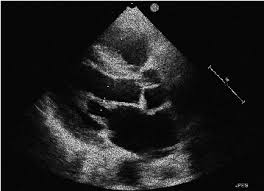
#> input picture Echocardiography/echocardiography_speckle_noise.jpg, 264 x 191 px, found by its file name
$ python cobacoba.py
#> lines starting #> are read from the running program, lines starting #| are printed output that depends on the picture
#> further down, img is the input picture: shape (191, 264); min 0, max 249, mean 30.2
### contrastenhancement.py
import cv2
import numpy as np

# [15 lines left out: functions preprocessing_log, log_transform, not called in this run]


def gammacorrection(src, gamma):
    #nilai dari gamma (G) akan mempengaruhi kecerahan dari citra
    #G>1 akan membuat citra menjadi lebih gelap
    #G<1 akan membuat citra menjadi lebih cerah
    #G=1 tidak akan memberikan efek apapun
#> called with gamma = 0.5
    table = np.array([((i / 255.0) ** gamma) * 255
                      for i in range(0, 256)]).astype("uint8")

    return cv2.LUT(src, table)
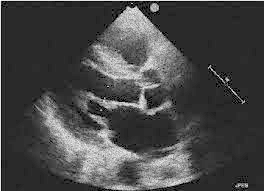
#> returned value: shape (191, 264); min 0, max 251, mean 71.6

### RelaxedMedian.py
def median_filter(src, filter_size):
#> called with filter_size = 3
    src = src.astype("float32")
    data = src.shape
#> data = (191, 264)

    # Menentukan ukuran pixel yang dipakai, baik 3x3, 5x5 atau 7x7
    index = filter_size // 2
    data_final = src.copy()

    # Mengurutkan nilai pixel dari yang terkecil hingga terbesar
    for i in range(index, data[0] - index):
        for j in range(index, data[1] - index):
            temp = []
            for x in range(i - index, i + (index + 1)):
                for y in range(j - index, j + (index + 1)):
                    temp.append(src[x][y])
            # sort the values
            temp.sort()

            # Menentukan nilai tengah
            nilai_tengah = ((filter_size * filter_size) - 1) // 2
            med = temp[nilai_tengah]
            data_final.itemset((i, j), med)
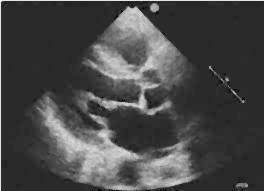
#> data_final: shape (191, 264) float32; min 0, max 251, mean 72.1

    return data_final


def rmf(src, lower, upper):
    if src.ndim == 3:
        src.mean(2)

    med = median_filter(src, 3)

    lower_median = median_filter(src, lower)
    uppper_median = median_filter(src, upper)
#> call 3 of median_filter, with filter_size = 9
#> after the loop in median_filter (call 3), `for i in range(index, data[0] - index):`:
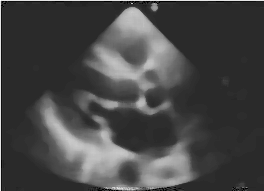
#> data_final: shape (191, 264) float32; min 0, max 251, mean 70.7

    medd = src.copy()

    for i in range(1, src.shape[0] - 1):
        for j in range(1, src.shape[1] - 1):
            if (medd[i, j] != lower_median[i, j]) and (medd[i, j] != uppper_median[i, j]):
                medd[i, j] = med[i, j]

    imgout = medd
    imgout = imgout.astype("uint8")

    return imgout

### despeckling.py
import numpy as np
import warnings
import scipy.ndimage.filters as flt
from scipy.ndimage.filters import uniform_filter
from scipy.ndimage.measurements import variance

# [7 lines left out: function rgb2gray, not called in this run]

def ad(img, niter, K, gamma, option):
#> called with niter = 5, K = 10, gamma = 0.1, option = 1
    if img.ndim == 3:
        img = img.mean(2)
    img = img.astype('float32')
    imgout = img.copy()

    for ii in range(niter):
        for i in range(1, imgout.shape[0] - 1):
            for j in range(1, imgout.shape[1] - 1):
                deltaN = imgout[i, j - 1] - imgout[i, j]
                deltaS = imgout[i, j + 1] - imgout[i, j]
                deltaE = imgout[i + 1, j] - imgout[i, j]
                deltaW = imgout[i - 1, j] - imgout[i, j]

                if option == 1:
                    gN = np.exp(-(deltaN / K) ** 2.)
                    gS = np.exp(-(deltaS / K) ** 2.)
                    gE = np.exp(-(deltaE / K) ** 2.)
                    gW = np.exp(-(deltaW / K) ** 2.)
                elif option == 2:
                    gN = 1. / (1. + (deltaN / K) ** 2)
                    gS = 1. / (1. + (deltaS / K) ** 2)
                    gE = 1. / (1. + (deltaE / K) ** 2)
                    gW = 1. / (1. + (deltaW / K) ** 2)

                imgout[i, j] = imgout[i, j] * (1 - gamma * (gN + gS + gE + gW)) + (gamma * (gN * imgout[i, j - 1] + gS * imgout[i, j + 1] + gE * imgout[i + 1, j] + gW * imgout[i - 1, j]))

    return imgout


# [97 lines left out: functions srad1, ad1, not called in this run]


import numpy as np
import cv2
import warnings


# [132 lines left out: functions SRAD, OSRAD, not called in this run]

### cobacoba.py
from contrastenhancement import *
from RelaxedMedian import *
from despeckling import *
from SRAD import *
from matplotlib import pyplot as plt
from matplotlib import image as mpimg
from parameter import *
import random

#img = cv2.imread("D:\Tugas Akhir Bismillah\Echocardiography\plax sonosite\Frame 12 plax.jpg",0)
#img1 = cv2.imread("D:\Tugas Akhir Bismillah\Echocardiography\Apical_Four_Chamber\Frame 1 A4C.jpg",0)
img = cv2.imread("D:\Tugas Akhir Bismillah\Echocardiography\echocardiography_speckle_noise.jpg",0)
# [7 lines of commented-out code are left out]
kontras = gammacorrection(img, 0.5)
f1 = rmf(kontras, 5, 9)
f2 = ad(kontras, 5, 10, 0.1, 1)#SRAD(kontras, 5, 0.1, 5, 1)
f3 = (f1*f2)
diff = img-f3#cv2.subtract(img,f3)
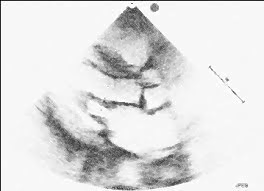
#> diff: shape (191, 264) float32; min -62752, max 30, mean -7474.8; drawn with min black and max white

# get all non black Pixels
cntNotBlack = cv2.countNonZero(img)
#> cntNotBlack = 49845
cntNotBlack1 = cv2.countNonZero(f3)
#> cntNotBlack1 = 50273

# get pixel count of image
height, width = img.shape
#> height = 191; width = 264
print("Height : {0}\nWidth : {1}".format(height,width))
#| Height : 191
#| Width : 264
cntPixels = height*width
#> cntPixels = 50424

#snr1 = signaltonoise(img)
#print("SNR value is "+str(snr1))

# compute all black pixels
cntBlack = cntPixels - cntNotBlack
#> cntBlack = 579
cntBlack1 = cntPixels - cntNotBlack1
#> cntBlack1 = 151

plt.figure(figsize=(40, 30))
plt.subplot(231), plt.imshow(img,cmap='gray'), plt.xlabel("Number of black Pixels: {0}".format(cntBlack))
plt.xticks([]), plt.yticks([]), plt.title("Original Image")
plt.subplot(234), plt.hist(img.ravel(),256,[0,256]), plt.title("Noise Image")#, plt.xlabel("Pixel"), plt.ylabel("Number of Pixel")

plt.subplot(233), plt.imshow(diff,cmap='gray')
plt.xticks([]), plt.yticks([]), plt.title("Image with Speckle noise")
plt.subplot(236), plt.hist(diff.ravel(),  256,[0,256]), plt.xlabel("Pixel"), plt.ylabel("Number of Pixel")

plt.subplot(232), plt.imshow(f3,cmap='gray'), plt.xlabel("Number of black Pixels: {0}".format(cntBlack1))
plt.xticks([]), plt.yticks([]), plt.title("Filtering Image")
plt.subplot(235), plt.hist(f3.ravel(), 256,[0,256]), plt.title("HOSRAD Image")#, plt.xlabel("Pixel"), plt.ylabel("Number of Pixel")
"""
if img.ndim == 3:
    warnings.warn("Only grayscale images allowed.\n\tConverting to 2D Matrix...")
    img.mean(2)

#minpixel = np.amin(img)
#maxpixel = np.amax(img)
imgout = img.copy()
#imgout = imgout - minpixel / (maxpixel - minpixel)

deltaN = np.zeros_like(imgout)
deltaS = deltaN.copy()
deltaE = deltaN.copy()
deltaW = deltaN.copy()
g = np.ones_like(imgout)

M = imgout.shape[0]
N = imgout.shape[1]
niter = 10
gamma = 0.05
option = 1

for ii in range(niter):
    for i in range(1, M - 1):
        for j in range(1, N - 1):
            deltaN = imgout[i, j - 1] - imgout[i, j]
            deltaS = imgout[i, j + 1] - imgout[i, j]
            deltaE = imgout[i + 1, j] - imgout[i, j]
            deltaW = imgout[i - 1, j] - imgout[i, j]

            # Normalized discrete gradient magnitude squared
            g2 = (deltaN ** 2 + deltaS ** 2 + deltaE ** 2 + deltaW ** 2) / imgout[i, j]

            # Normalized discrete laplacian
            l = (deltaN + deltaS + deltaE + deltaW) / imgout[i, j]

            # Speckle scale function
            num1 = np.std(imgout[i, j])
            den1 = np.mean(imgout[i, j])
            q0_squared = (num1 / den1) ** 2

            # Instantaneous coefficient of variation for edge detection
            num2 = (0.5 * g2) - ((1 / 16) * (l ** 2))
            den2 = (1 + ((1 / 4) * l)) ** 2
            q_squared = num2 / den2

            # conduction gradients
            c = (q_squared - q0_squared) / (q0_squared * (1 + q0_squared))
            if option == 1:
                g = 1 / (1 + c)
            elif option == 2:
                g = np.exp(-c)

            d = (g * deltaE) + (g * deltaW) + (g * deltaS) + (g * deltaN)
            imgout[i, j] = imgout[i, j] + (gamma / 4) * d

MSEawal = meansquareerror(img,0)
MSEbaru = meansquareerror(img,imgout)
PSNRawal = psnr(img,0)
PSNRbatu = psnr(img, imgout)
print("MSE awal dan baru : {0}".format(MSEawal)+" dan {0}".format(MSEbaru))
print("PSNR awal dan baru :{0}".format(PSNRawal)+" dan {0}".format(PSNRbatu))

plt.subplot(121),plt.imshow(imgout)
plt.subplot(122),plt.imshow(img)
"""
plt.show()
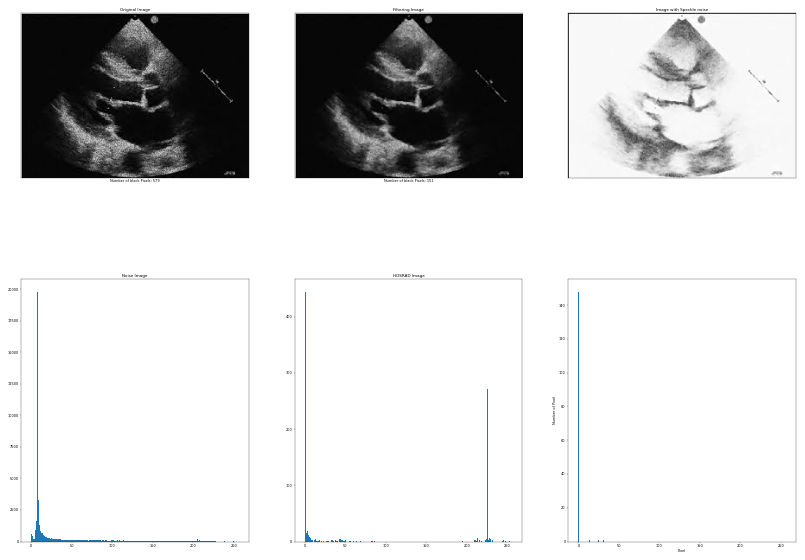
#> figure drawn by matplotlib, 6 panels; panel 2: tallest bar 19840 high, from x = 7 to 8; panel 4: tallest bar 148 high, from x = 0 to 1; panel 6: tallest bar 445 high, from x = 0 to 1
